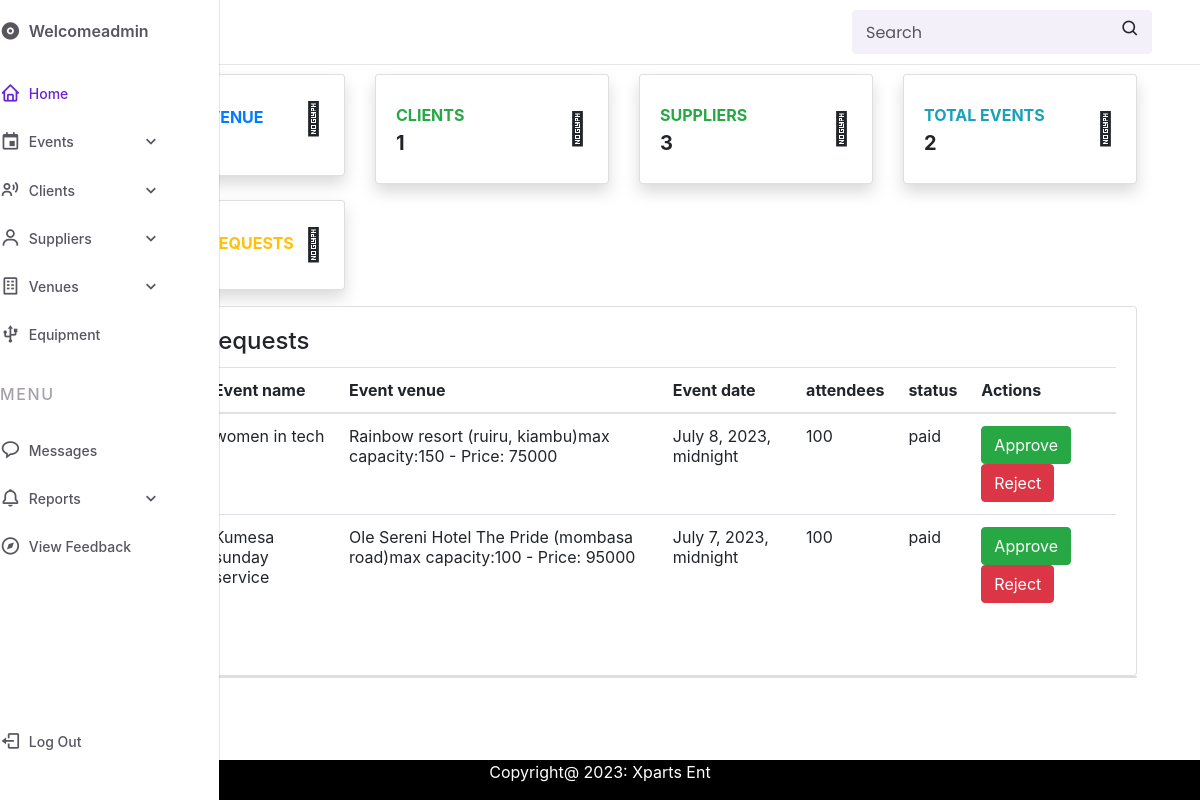
/adminpage/ (signed in), run on the app's committed database.
### xp_app/models.py (models this page shows, shortened)
class User(AbstractUser):
    is_admin = models.BooleanField('Is admin', default=False)
    is_customer = models.BooleanField('Is customer', default=False)
    is_employee = models.BooleanField('Is employee', default=False)
    profile_pic = models.ImageField(null=True, blank=True, upload_to='images/')

class Events(models.Model):
    user = models.ForeignKey(User, on_delete=models.CASCADE)
    name = models.CharField(max_length=50)
    description = models.CharField(max_length=250)
    attendees_expected = models.PositiveIntegerField(default=0)
    venue = models.ForeignKey(Venue, on_delete=models.CASCADE, null=True)
    status = models.CharField(max_length=200, default='pending')
    payment_status = models.CharField(max_length=200, choices=payment_status, default="pending")
    date = models.DateTimeField(validators=[validate_future_date], default=datetime.now)
    type = models.CharField(max_length=100, choices=Event_type, default='event')
    decor_package = models.ForeignKey(Package, on_delete=models.CASCADE,
                                      limit_choices_to={'supplier__service': 'decor'}, related_name='events_with_decor', null=True, blank=True)
    catering_package = models.ForeignKey(Package, on_delete=models.CASCADE,
                                         limit_choices_to={'supplier__service': 'catering'},
                                         related_name='events_with_catering', null=True, blank=True)
    videography_package = models.ForeignKey(Package, on_delete=models.CASCADE,
                                            limit_choices_to={'supplier__service': 'videography'},
                                            related_name='events_with_videography', null=True, blank=True)
    total_price = models.PositiveIntegerField(default=0)

class Venue(models.Model):
    name = models.CharField(max_length=100)
    locality = models.CharField(max_length=100)
    capacity = models.PositiveIntegerField()
    price = models.PositiveIntegerField()
    def __str__(self):
        return f"{self.name} ({self.locality})max capacity:{self.capacity} - Price: {self.price}"

### xp_app/views.py (the view)
# urls.py: path('adminpage/', views.admin2, name='adminpage'),
@login_required()
@user_passes_test(is_superuser)
def admin2(request):
    suppliers = Supplier.objects.all()
    clients = Client.objects.all()
    events = Events.objects.all()
    event_count = Events.objects.count()
    client_count = User.objects.filter(is_customer=True).count()
    supplier_count = User.objects.filter(is_employee=True).count()
    p = Paginator(events, 5)
    page = request.GET.get('page')
    pages = p.get_page(page)
    context = {'event_count': event_count, 'events': events,
               'client_count': client_count, 'supplier_count': supplier_count, 'pages': pages,
               'suppliers': suppliers, 'clients': clients}
    return render(request, 'admin_dashboard.html', context)

### templates/admin_dashboard.html (shortened to what this page needs)
{% load static %}
<html lang="en">
<head>
    <link rel="stylesheet" href="https://cdn.jsdelivr.net/npm/boxicons@latest/css/boxicons.min.css">
    <link rel="stylesheet" href="{% static 'css/sidebar.css' %}">
    <link rel="stylesheet" href="https://cdn.jsdelivr.net/npm/@fortawesome/fontawesome-free@5.15.4/
                css/fontawesome.min.css" integrity=
            "sha384-jLKHWM3JRmfMU0A5x5AkjWkw/EYfGUAGagvnfryNV3F9VqM98XiIH7VBGVoxVSc7"
>
    <link rel="stylesheet" href="https://stackpath.bootstrapcdn.com/bootstrap/4.5.0/css/bootstrap.min.css">
</head>
<body>
<header class="header">
    <div class="header__container">
        <a href="#" class="header__logo">Xparts Ent</a>
        <div class="header__search">
            <input type="search" placeholder="Search" class="header__input">
            <i class='bx bx-search header__icon'></i>
        </div>
    </div>
</header>
<div class="nav" id="navbar">
    <nav class="nav__container">
        <div>
            <a href="#" class="nav__link nav__logo">
                <i class='bx bxs-disc nav__icon' ></i>
                <span class="nav__logo-name">Welcome{{ user.username }}</span>
            </a>
            <div class="nav__list">
                <div class="nav__items">
                    <a href="{% url 'index' %}" class="nav__link active">
                        <i class='bx bx-home nav__icon' ></i>
                        <span class="nav__name">Home</span>
                    </a>
                    <div class="nav__dropdown">
                        <a href="#" class="nav__link">
                            <i class='bx bx-calendar-event nav__icon' ></i>
                            <span class="nav__name">Events</span>
                            <i class='bx bx-chevron-down nav__icon nav__dropdown-icon'></i>
                        </a>
                    </div>
                    <div class="nav__dropdown">
                        <a href="" class="nav__link">
                            <i class='bx bx-user-voice nav__icon' ></i>
                            <span class="nav__name">Clients</span>
                            <i class='bx bx-chevron-down nav__icon nav__dropdown-icon'></i>
                        </a>
                    </div>
                    <div class="nav__dropdown">
                        <a href="#" class="nav__link">
                            <i class='bx bx-user nav__icon' ></i>
                            <span class="nav__name">Suppliers</span>
                            <i class='bx bx-chevron-down nav__icon nav__dropdown-icon'></i>
                        </a>
                    </div>
                    <div class="nav__dropdown">
                        <a href="#" class="nav__link">
                            <i class='bx bx-building nav__icon' ></i>
                            <span class="nav__name">Venues</span>
                            <i class='bx bx-chevron-down nav__icon nav__dropdown-icon'></i>
                        </a>
                    </div>
                    <div class="nav__dropdown">
                        <a href="#" class="nav__link">
                            <i class='bx bx-usb nav__icon' ></i>
                            <span class="nav__name">Equipment</span>
                        </a>
                    </div>
                </div>
                <div class="nav__items">
                    <h3 class="nav__subtitle">Menu</h3>
                    <a href="{% url 'chat' %}" class="nav__link">
                        <i class='bx bx-message-rounded nav__icon' ></i>
                        <span class="nav__name">Messages</span>
                    </a>
                    <div class="nav__dropdown">
                        <a href="#" class="nav__link">
                            <i class='bx bx-bell nav__icon' ></i>
                            <span class="nav__name">Reports</span>
                            <i class='bx bx-chevron-down nav__icon nav__dropdown-icon'></i>
                        </a>
                    </div>
                    <a href="{% url 'view_feedback' %}" class="nav__link">
                        <i class='bx bx-compass nav__icon' ></i>
                        <span class="nav__name">View Feedback</span>
                    </a>
                </div>
            </div>
        </div>
        <a href="{% url 'logout' %}" class="nav__link nav__logout">
            <i class='bx bx-log-out nav__icon' ></i>
            <span class="nav__name">Log Out</span>
        </a>
    </nav>
</div>
<main>
    <section>
        <div class="container-fluid">
            <div class="d-sm-flex align-items-center justify-content-between mb-4">
                <h1 class="h3 mb-0 text-gray-800">Dashboard</h1>
                <a href="#" class="d-none d-sm-inline-block btn btn-sm btn-primary shadow-sm"></a>
            </div>
            <div class="row">
                <div class="col-xl-3 col-md-6 mb-4">
                    <div class="card border-left-primary shadow h-100 py-2">
                        <div class="card-body">
                            <div class="row no-gutters align-items-center">
                                <div class="col mr-2">
                                    <div class="text-xs font-weight-bold text-primary text-uppercase mb-1">
                                        Total Revenue</div>
                                </div>
                                <div class="col-auto">
                                    <i class="fas fa-calendar fa-2x text-gray-300"></i>
                                </div>
                            </div>
                        </div>
                    </div>
                </div>
                <div class="col-xl-3 col-md-6 mb-3">
                    <div class="card border-left-success shadow h-100 py-2">
                        <div class="card-body">
                            <div class="row no-gutters align-items-center">
                                <div class="col mr-2">
                                    <div class="text-xs font-weight-bold text-success text-uppercase mb-1">
                                        Clients</div>
                                    <div class="h5 mb-0 font-weight-bold text-gray-800">{{ client_count }}</div>
                                </div>
                                <div class="col-auto">
                                    <i class="fas fa-dollar-sign fa-2x text-gray-300"></i>
                                </div>
                            </div>
                        </div>
                    </div>
                </div>
                <div class="col-xl-3 col-md-6 mb-3">
                    <div class="card border-left-success shadow h-100 py-2">
                        <div class="card-body">
                            <div class="row no-gutters align-items-center">
                                <div class="col mr-2">
                                    <div class="text-xs font-weight-bold text-success text-uppercase mb-1">
                                        Suppliers</div>
                                    <div class="h5 mb-0 font-weight-bold text-gray-800">{{ supplier_count }}</div>
                                </div>
                                <div class="col-auto">
                                    <i class="fas fa-dollar-sign fa-2x text-gray-300"></i>
                                </div>
                            </div>
                        </div>
                    </div>
                </div>
                <div class="col-xl-3 col-md-6 mb-3">
                    <div class="card border-left-info shadow h-100 py-2">
                        <div class="card-body">
                            <div class="row no-gutters align-items-center">
                                <div class="col mr-2">
                                    <div class="text-xs font-weight-bold text-info text-uppercase mb-1">Total events
                                    </div>
                                    <div class="row no-gutters align-items-center">
                                        <div class="col-auto">
                                            <div class="h5 mb-0 mr-3 font-weight-bold text-gray-800">{{ event_count }}</div>
                                        </div>
                                    </div>
                                </div>
                                <div class="col-auto">
                                    <i class="fas fa-clipboard-list fa-2x text-gray-300"></i>
                                </div>
                            </div>
                        </div>
                    </div>
                </div>
                <div class="col-xl-3 col-md-6 mb-3">
                    <div class="card border-left-warning shadow h-100 py-2">
                        <div class="card-body">
                            <div class="row no-gutters align-items-center">
                                <div class="col mr-2">
                                    <div class="text-xs font-weight-bold text-warning text-uppercase mb-1">
                                        Pending Requests</div>
                                </div>
                                <div class="col-auto">
                                    <i class="fas fa-comments fa-2x text-gray-300"></i>
                                </div>
                            </div>
                        </div>
                    </div>
                </div>
            </div>
            <div class="row">
                <div class="col-12 grid-margin">
                    <div class="card">
                        <div class="card-body">
                            <h4 class="card-title">Event Requests</h4>
                            <div class="table-responsive">
                                <table class="table">
                                    <thead>
                                    <tr>
                                        <th> Client </th>
                                        <th> Event name</th>
                                        <th> Event venue</th>
                                        <th> Event date</th>
                                        <th> attendees</th>
                                        <th> status</th>
                                        <th>Actions</th>
                                    </tr>
                                    </thead>
                                    <tbody>
                                    {% if events %}
                                        {% for event in pages %}
                                            <tr>
                                                <td>{{ event.user }}</td>
                                                <td>{{ event.name }}</td>
                                                <td>{{ event.venue }}</td>
                                                <td>{{ event.date }}</td>
                                                <td>{{ event.attendees_expected }}</td>
                                                <td>{{ event.status }}</td>
                                                <form method="post" action="{% url 'event-approval' event.id %}">
                                                    <td>
                                                        <button id="approve-button-{{ event.id }}" class="btn btn-success" onclick="confirmAction(event, {{ event.id }}, 'approve')">Approve</button>
                                                        <button id="reject-button-{{ event.id }}" class="btn btn-danger" onclick="confirmAction(event, {{ event.id }}, 'reject')">Reject</button>
                                                    </td>
                                                </form>
                                            </tr>
                                        {% endfor %}
                                    {% endif %}
                                    </tbody>
                                </table>
                            </div>
                        </div>
                    </div>
                </div>
            </div>
            <div class="card">
            </div>
        </div>
    </section>
</main>
<div class="footer">
    <p>Copyright@ 2023: Xparts Ent</p>
</div>
</body>
</html>

### data on the page
User: username "admin"
Events: name "women in tech", venue "Rainbow resort (ruiru, kiambu)max capacity:150 - Price: 75000", date "July 8, 2023, midnight", attendees_expected "100", status "paid"
Events: name "Kumesa sunday service", venue "Ole Sereni Hotel The Pride (mombasa road)max capacity:100 - Price: 95000", date "July 7, 2023, midnight", attendees_expected "100", status "paid"

### other printed values
{{ client_count }} "1"
{{ supplier_count }} "3"
{{ event_count }} "2"
